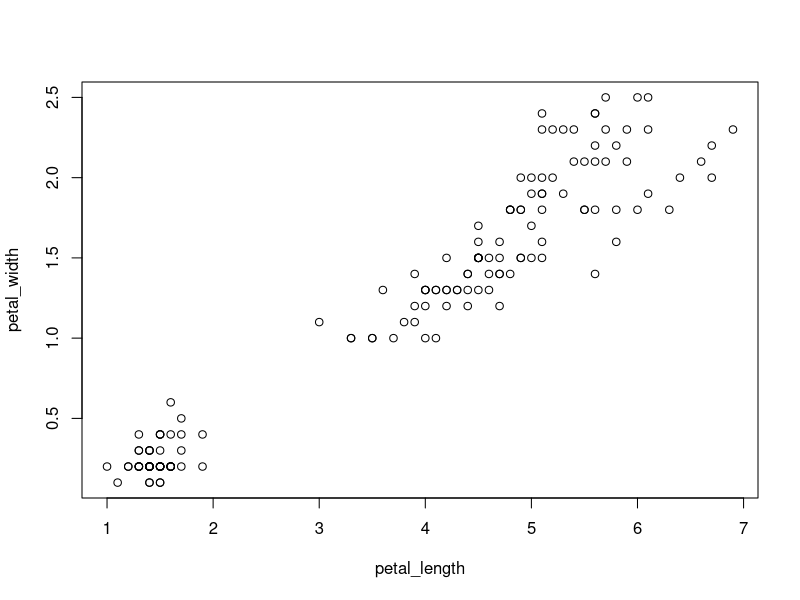
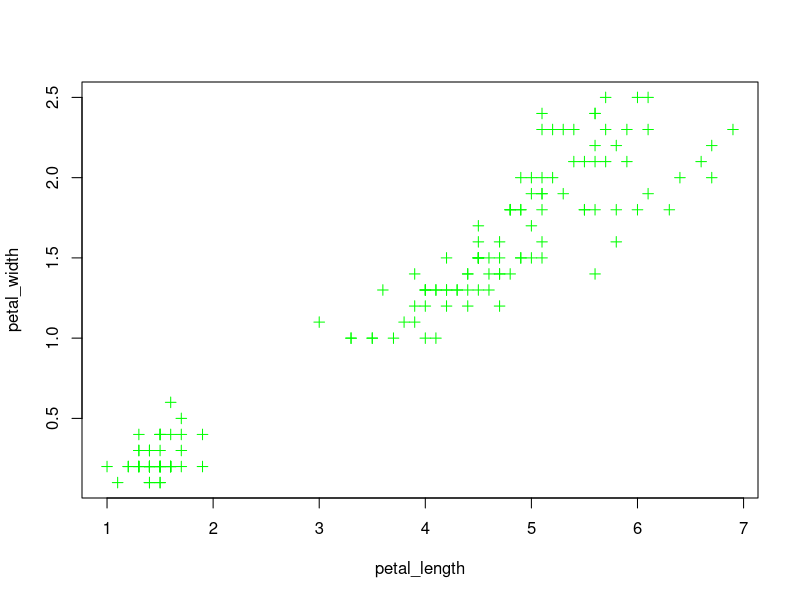

Generate these figures, in order, with R:
# load and attach packages
library(datasets)
library(graphics)

# load example data
iris <- datasets::iris

# do something with the code
petal_length <- iris$Petal.Length

petal_width <- iris$Petal.Width

plot(petal_length, petal_width)

# have the other person change this line to pch = 1 and col = "red"
plot(petal_length, petal_width, pch = 3, col = "green")
